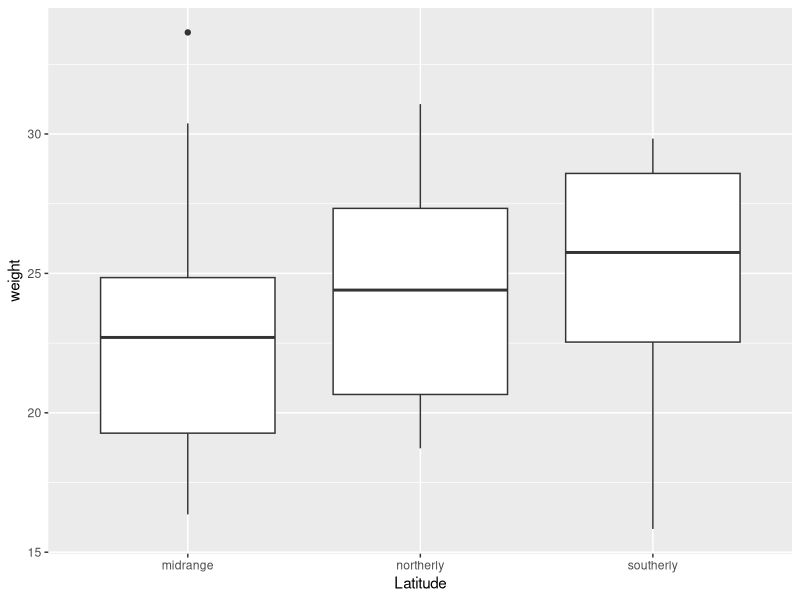

Write the R code that produced this figure.
## BEEC Course Stats Tutorial (Session 6)
## This script will load data and carry out a one way anova
## Attapun Anivat | attapunanivat@gmail.com | attapun-an

rm(list=ls())  #removes all objects

# Load libraries ----
library(ggplot2)
library(dplyr)
library(tidyr)

# Load data ----
birddata <- read.table('Data/Latitudebirdsdata.txt', header = TRUE)   # But we're doing it the proper way (cause reproducibility) 

head(birddata)
str(birddata)

# Visualization and modelling ----
#a box plot of the data. 
ggplot(birddata, aes(x = Latitude, y = weight))+
  geom_boxplot()


# ANOVA (2 steps)
model_weight_lat <- lm(weight ~ Latitude, data = birddata)
anova(model_weight_lat)

# if our predictor is a discrete category, it will fit an ANOVA model,
# while if it is continuous, it will fit a regression model. 